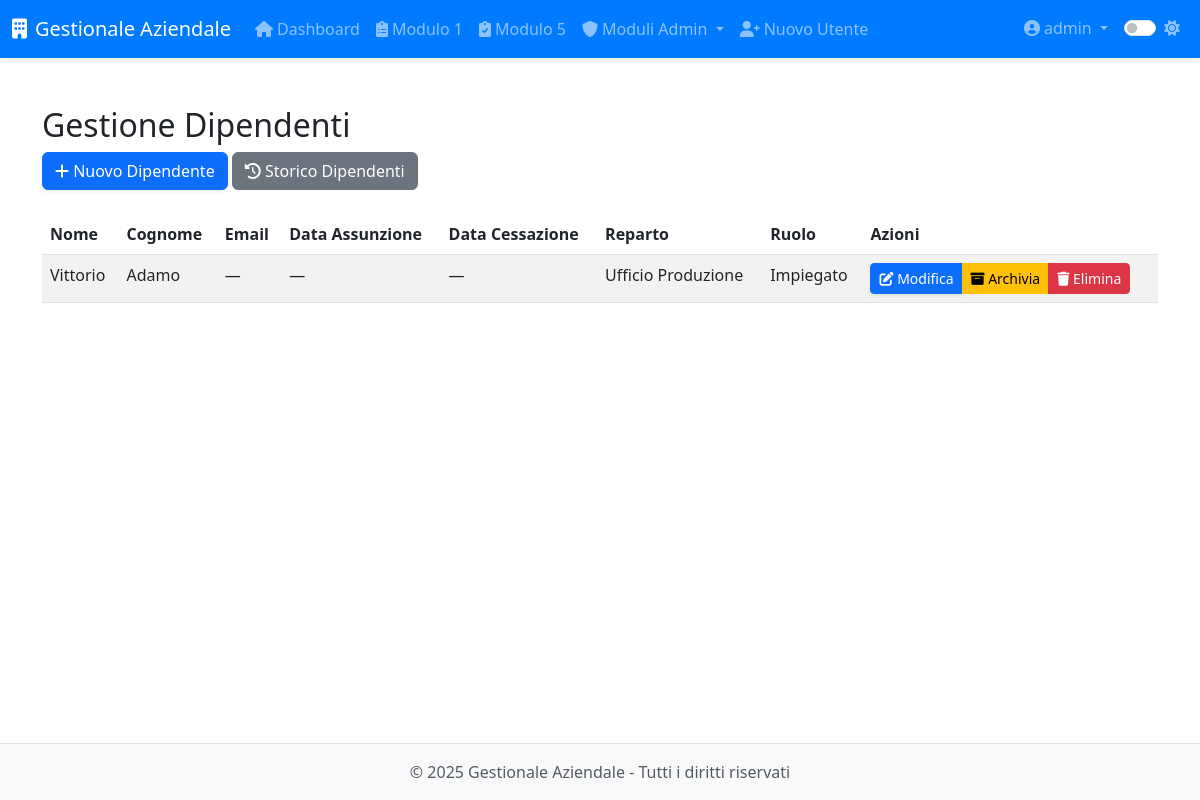
/modulo8/modulo8/dipendenti (signed in), run on the app's committed database.
### app/models.py (models this page shows, shortened)
class User(UserMixin, db.Model):
    __tablename__ = 'users'
    id = db.Column(db.Integer, primary_key=True)
    username = db.Column(db.String(64), unique=True, nullable=False, index=True)
    email = db.Column(db.String(120))
    password_hash = db.Column(db.String(128), nullable=False)
    role = db.Column(db.String(20), default='operatore')  # 'operatore' o 'admin'
    created_at = db.Column(db.DateTime, default=datetime.utcnow)
    last_login = db.Column(db.DateTime)
    is_active = db.Column(db.Boolean, default=True)
    modulo1_entries = db.relationship('Modulo1Entry',
                               backref='author',
                               lazy='dynamic',
                               foreign_keys='Modulo1Entry.user_id')
    modulo5_entries = db.relationship('Modulo5Entry',
                               backref='author',
                               lazy='dynamic',
                               foreign_keys='Modulo5Entry.user_id')
    def is_admin(self):
        return self.role == 'admin'

class Dipendente(db.Model):
    __tablename__ = 'dipendente'
    id = db.Column(db.Integer, primary_key=True)
    nome = db.Column(db.String(100), nullable=False)
    cognome = db.Column(db.String(100), nullable=False)
    data_nascita = db.Column(db.Date, nullable=False)
    luogo_nascita = db.Column(db.String(100), nullable=False)
    provincia_nascita = db.Column(db.String(2), nullable=False)
    codice_fiscale = db.Column(db.String(16))
    email = db.Column(db.String(120))
    telefono = db.Column(db.String(20))
    matricola = db.Column(db.String(20), unique=True)
    reparto = db.Column(db.String(100))
    ruolo = db.Column(db.String(100))
    data_assunzione_somministrazione = db.Column(db.Date)
    agenzia_somministrazione = db.Column(db.String(100))
    data_assunzione_indeterminato = db.Column(db.Date)
    legge_104 = db.Column(db.Boolean, default=False)
    donatore_avis = db.Column(db.Boolean, default=False)
    indirizzo_residenza = db.Column(db.String(200))
    citta_residenza = db.Column(db.String(100))
    provincia_residenza = db.Column(db.String(2))
    cap_residenza = db.Column(db.String(5))
    data_cessazione = db.Column(db.Date)
    note = db.Column(db.Text)
    archiviato = db.Column(db.Boolean, default=False)
    created_by_id = db.Column(db.Integer, db.ForeignKey('users.id'))
    competenze = db.relationship('Competenza', secondary='dipendente_competenza', backref='dipendenti')
    vestiario = db.relationship('Inventory', secondary='prelievi_vestiario', backref='dipendenti')
    created_by = db.relationship('User', backref='dipendenti_creati')
    @property
    def data_assunzione_date(self):
        return self.data_assunzione.date() if self.data_assunzione else None
    @property
    def data_cessazione_date(self):
        return self.data_cessazione.date() if self.data_cessazione else None

### app/routes/modulo8.py (the view)
@modulo8.route('/modulo8/dipendenti')
@login_required
@admin_required
def dipendenti():
    dips = Dipendente.query.order_by(Dipendente.nome).all()
    now = datetime.utcnow()
    return render_template(
        'modulo8/dipendenti.html',
        dipendenti=dips,
        now=now
    )

### app/models.py (called while the page is built)
@login_manager.user_loader
def load_user(id):
    return User.query.get(int(id))

### app/utils.py (called while the page is built)
def admin_required(f):
    @wraps(f)
    def decorated_function(*args, **kwargs):
        if not current_user.is_authenticated or not current_user.is_admin():
            abort(403)  # Accesso negato
        return f(*args, **kwargs)
    return decorated_function

### app/templates/modulo8/dipendenti.html (shortened to what this page needs)
{% extends 'base.html' %}
{% block content %}
<div class="module-view">
  <h2>Gestione Dipendenti</h2>
  <div class="mb-4">
    <a href="{{ url_for('modulo8.nuovo_dipendente') }}" class="btn btn-primary">
      <i class="fas fa-plus"></i> Nuovo Dipendente
    </a>
    <a href="{{ url_for('modulo8.storico_dipendenti') }}" class="btn btn-secondary">
      <i class="fas fa-history"></i> Storico Dipendenti
    </a>
  </div>
  <table class="table table-striped">
    <thead>
      <tr>
        <th>Nome</th>
        <th>Cognome</th>
        <th>Email</th>
        <th>Data Assunzione</th>
        <th>Data Cessazione</th>
        <th>Reparto</th>
        <th>Ruolo</th>
        <th>Azioni</th>
      </tr>
    </thead>
    <tbody>
      {% for dip in dipendenti %}
      <tr>
        <td>{{ dip.nome }}</td>
        <td>{{ dip.cognome }}</td>
        <td>{{ dip.email or '—' }}</td>
        <td>{{ dip.data_assunzione_date.strftime('%Y-%m-%d') if dip.data_assunzione_date else '—' }}</td>
        <td>{{ dip.data_cessazione_date.strftime('%Y-%m-%d') if dip.data_cessazione_date else '—' }}</td>
        <td>{{ dip.reparto or '—' }}</td>
        <td>{{ dip.ruolo or '—' }}</td>
        <td>
          <div class="btn-group">
            <a href="{{ url_for('modulo8.modifica_dipendente', id=dip.id) }}" class="btn btn-sm btn-primary">
              <i class="fas fa-edit"></i> Modifica
            </a>
            <button type="button" class="btn btn-sm btn-warning" data-bs-toggle="modal" data-bs-target="#archiveModal{{ dip.id }}">
              <i class="fas fa-archive"></i> Archivia
            </button>
            <button type="button" class="btn btn-sm btn-danger" data-bs-toggle="modal" data-bs-target="#deleteModal{{ dip.id }}">
              <i class="fas fa-trash"></i> Elimina
            </button>
          </div>
        </td>
      </tr>
      {% endfor %}
    </tbody>
  </table>
</div>
{% endblock %}

### app/templates/base.html (shortened to what this page needs)
<!DOCTYPE html>
<html lang="it">
<head>
    <link href="https://cdn.jsdelivr.net/npm/bootstrap@5.3.0-alpha1/dist/css/bootstrap.min.css" rel="stylesheet">
    <link rel="stylesheet" href="https://cdnjs.cloudflare.com/ajax/libs/font-awesome/6.0.0/css/all.min.css">
    <link id="theme-style" rel="stylesheet" href="{{ url_for('static', filename='css/theme-' + theme + '.css') }}">
    <link rel="stylesheet" href="{{ url_for('static', filename='css/style.css') }}">
    <link rel="stylesheet" href="{{ url_for('static', filename='css/modulo8.css') }}">
</head>
<body>
    <header class="navbar navbar-expand-lg navbar-dark bg-primary sticky-top shadow-sm">
        <div class="container-fluid">
            <a class="navbar-brand" href="{{ url_for('dashboard.index') }}">
                <i class="fas fa-building me-2"></i>{{ app_name }}
            </a>
            <div class="collapse navbar-collapse" id="navbarMain">
                {% if current_user.is_authenticated %}
                <ul class="navbar-nav me-auto">
                    <li class="nav-item">
                        <a class="nav-link" href="{{ url_for('dashboard.index') }}">
                            <i class="fas fa-home me-1"></i>Dashboard
                        </a>
                    </li>
                    <li class="nav-item">
                        <a class="nav-link" href="{{ url_for('modulo1.index') }}">
                            <i class="fas fa-clipboard-list me-1"></i>Modulo 1
                        </a>
                    </li>
                    <li class="nav-item">
                        <a class="nav-link" href="{{ url_for('modulo5.index') }}">
                            <i class="fas fa-clipboard-check me-1"></i>Modulo 5
                        </a>
                    </li>
                    {% if current_user.is_admin() %}
                    <li class="nav-item dropdown">
                        <a class="nav-link dropdown-toggle" href="#" id="adminModulesDropdown" data-bs-toggle="dropdown">
                            <i class="fas fa-shield-alt me-1"></i>Moduli Admin
                        </a>
                    </li>
                    <li class="nav-item">
                        <a class="nav-link" href="{{ url_for('auth.register') }}">
                            <i class="fas fa-user-plus me-1"></i>Nuovo Utente
                        </a>
                    </li>
                    {% endif %}
                </ul>
                <ul class="navbar-nav ms-auto">
                    <li class="nav-item dropdown">
                        <a class="nav-link dropdown-toggle" href="#" id="userDropdown" data-bs-toggle="dropdown">
                            <i class="fas fa-user-circle me-1"></i>{{ current_user.username }}
                        </a>
                    </li>
                    <li class="nav-item">
                        <div class="nav-link">
                            <div class="form-check form-switch">
                                <input class="form-check-input" type="checkbox" id="darkModeToggle" {% if theme == 'dark' %}checked{% endif %}>
                                <label class="form-check-label" for="darkModeToggle">
                                    <i id="theme-icon" class="fas {% if theme == 'dark' %}fa-moon{% else %}fa-sun{% endif %}"></i>
                                </label>
                            </div>
                        </div>
                    </li>
                </ul>
                {% endif %}
            </div>
        </div>
    </header>
    <main class="container py-4">
        {% block content %}{% endblock %}
    </main>
    <footer class="footer mt-auto py-3 bg-light">
        <div class="container text-center">
            <span class="text-muted">&copy; {{ current_year }} {{ app_name }} - Tutti i diritti riservati</span>
        </div>
    </footer>
</body>
</html>

### app/static/css/theme-light.css (style rules this page uses)
:root { --primary-color: #007bff; --secondary-color: #6c757d; --bg-color: #ffffff; --text-color: #212529; --border-color: #dee2e6; --hover-bg: #f8f9fa; --card-bg: #ffffff; --card-border: #e9ecef; --input-bg: #ffffff; --input-border: #ced4da; --footer-bg: #f8f9fa; --footer-text: #6c757d; }
body { background-color: var(--bg-color); color: var(--text-color); transition: all 0.3s ease; }
.navbar-dark { background-color: var(--primary-color) !important; }
.footer { background-color: var(--footer-bg) !important; color: var(--footer-text); border-top: 1px solid var(--border-color); }
.table { color: var(--text-color); }
.table-striped tbody tr:nth-of-type(odd) { background-color: rgba(0, 0, 0, 0.05); }

### app/static/css/style.css (style rules this page uses)
body { display: flex; flex-direction: column; min-height: 100vh; }
main { flex: 1; }
.btn-primary { box-shadow: 0 .125rem .25rem rgba(0,0,0,.075); }

### data on the page
User: username "admin"
Dipendente: nome "Vittorio", cognome "Adamo", email "—", data_assunzione_date "—", data_cessazione_date "—", reparto "Ufficio Produzione", ruolo "Impiegato"

### other printed values
{{ app_name }} "Gestionale Aziendale"
